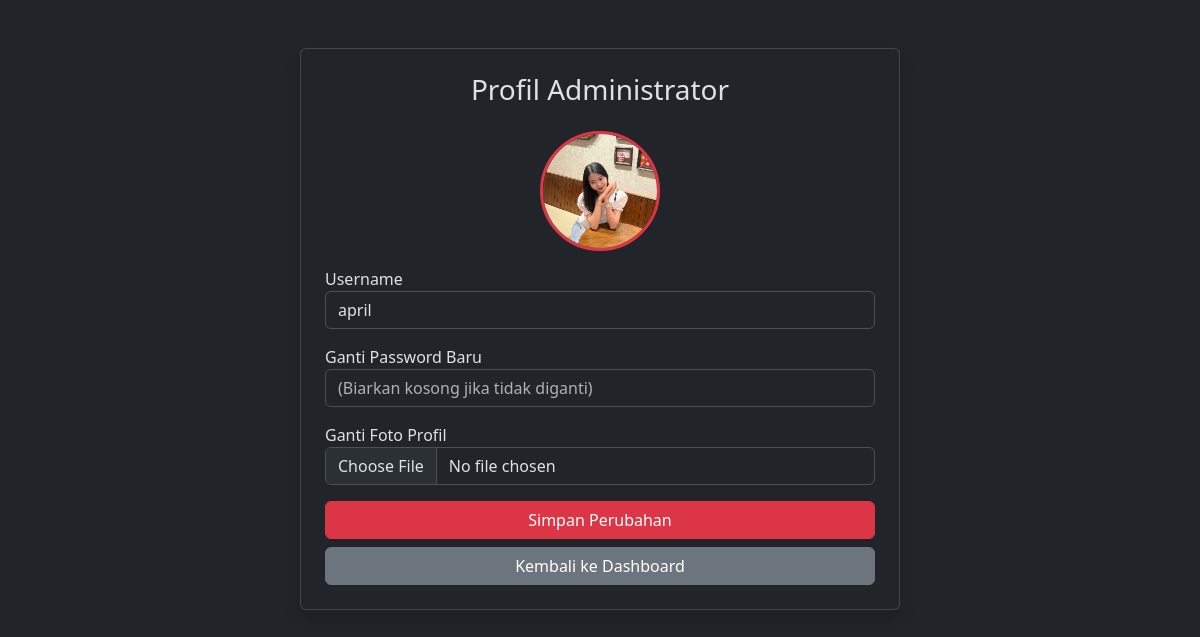
Screenshot of /profil.php (signed in) with the database file from the repository.
### tables this page shows
CREATE TABLE `user` (
  `id` int(11) NOT NULL,
  `username` varchar(50) NOT NULL,
  `password` text NOT NULL,
  `foto` text NOT NULL
);

### profil.php (the view, shortened to what this page needs)
<?php
include "koneksi.php";
$username = $_SESSION['username'];
$data = $conn->query("SELECT * FROM user WHERE username = '$username'")->fetch_assoc();
?>
<!DOCTYPE html>
<html lang="id" data-bs-theme="dark">
<head>
    <link href="https://cdn.jsdelivr.net/npm/bootstrap@5.3.3/dist/css/bootstrap.min.css" rel="stylesheet">
</head>
<body class="container p-5">
    <div class="card shadow p-4" style="max-width: 600px; margin: auto;">
        <h3 class="text-center mb-4">Profil Administrator</h3>
        <div class="text-center mb-3">
            <?php if($data['foto']): ?>
                <img src="<?= $data['foto'] ?>" width="120" height="120" class="rounded-circle border border-danger border-3 object-fit-cover">
            <?php else: ?>
                <img src="https://via.placeholder.com/120" class="rounded-circle">
            <?php endif; ?>
        </div>
        <form method="post" enctype="multipart/form-data">
            <div class="mb-3">
                <label>Username</label>
                <input type="text" class="form-control" value="<?= $data['username'] ?>" readonly>
            </div>
            <div class="mb-3">
                <label>Ganti Password Baru</label>
                <input type="password" name="password" class="form-control" placeholder="(Biarkan kosong jika tidak diganti)">
            </div>
            <div class="mb-3">
                <label>Ganti Foto Profil</label>
                <input type="file" name="foto" class="form-control">
            </div>
            <div class="d-grid gap-2">
                <button type="submit" class="btn btn-danger">Simpan Perubahan</button>
                <a href="admin.php" class="btn btn-secondary">Kembali ke Dashboard</a>
            </div>
        </form>
    </div>
</body>
</html>

### rows the page displays
user: foto (picture), username "april"
